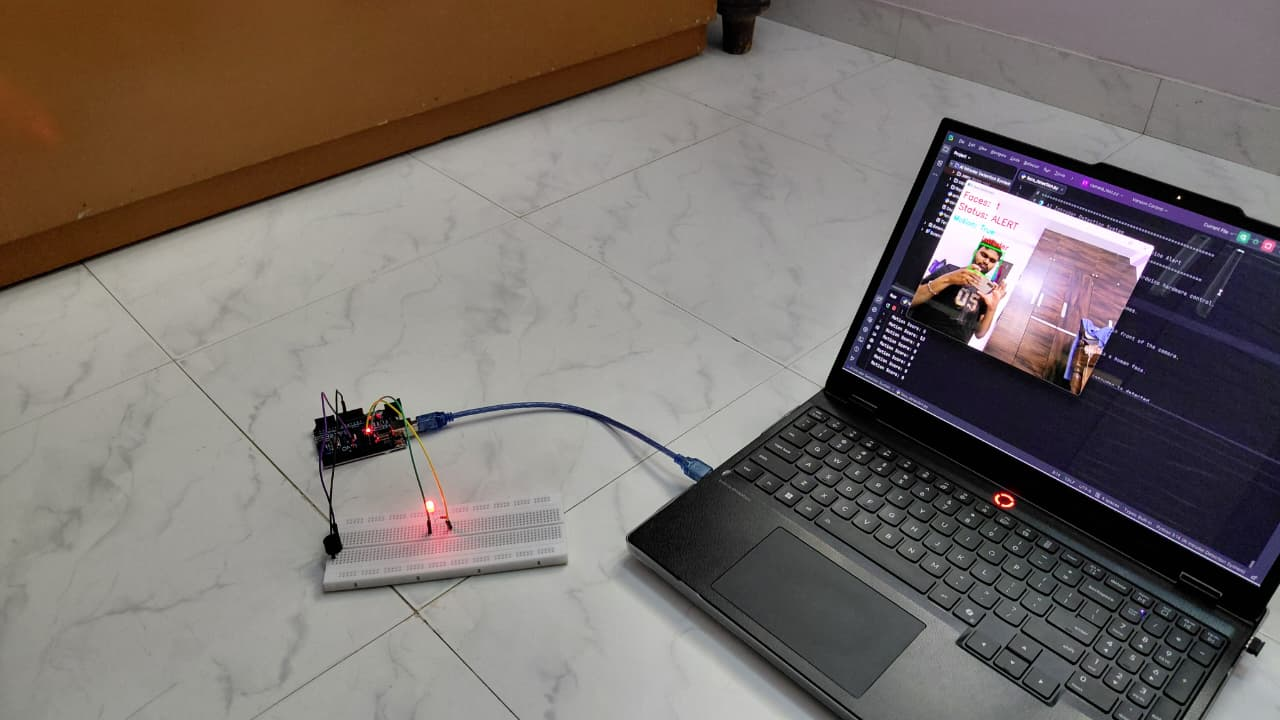
#> input picture images/Complete Vision Guard Hardware and AI Detection Prototype.jpeg, 1280 x 720 px, given in place of the camera
$ python face_detection.py
#> lines starting #> are read from the running program, lines starting #| are printed output that depends on the picture
# ============================================================
# 🛡️ VisionGuard Phase 2
#    AI Intruder Detection System
#    Motion Detection + Face Detection + ESP32 Alert
# ============================================================
#
# This project uses a laptop webcam and Python OpenCV to detect
# possible intruders.
#
# The system checks two things:
#
#   1. Motion
#      - Is something moving in front of the camera?
#
#   2. Face
#      - Is a human face visible?
#
# The system sends an alert to ESP32 only when BOTH conditions are true:
#
#       Motion detected + Face detected = Intruder Alert
#
# ESP32 then controls external hardware such as:
#   - LED
#   - Buzzer
#
# This code also includes safety handling for:
#   - ESP32 not connected
#   - ESP32 disconnected during runtime
#   - Camera not detected
#   - Camera blocked or too dark
#
# ============================================================


# ------------------------------------------------------------
# 📦 Import Required Libraries
# ------------------------------------------------------------

import os.path
# Used for checking whether a folder exists.
# Example:
#   We check if the "captures" folder exists before saving images.

import cv2
# OpenCV library.
# Used for:
#   - opening webcam
#   - reading video frames
#   - image processing
#   - motion detection
#   - face detection
#   - drawing text and rectangles on screen

# import winsound
# winsound is used for playing beep sounds on Windows.
# It is commented because this version uses ESP32 buzzer instead.

import time
# Used for:
#   - delay after connecting ESP32
#   - cooldown timing
#   - motion memory timing

import serial
# Used for USB serial communication between Python and ESP32.
# Python sends '1' or '0' to ESP32 through this library.


# ------------------------------------------------------------
# 🔌 ESP32 Serial Configuration
# ------------------------------------------------------------

ESP32_PORT = "COM4"
# This is the COM port where ESP32 is connected.
#
# On Windows, ESP32 usually appears as:
#   COM3, COM4, COM5, etc.
#
# If your ESP32 is connected to another port,
# change this value.

BAUD_RATE = 9600
# Baud rate means communication speed.
#
# This value must match the ESP32 code:
#
#   Serial.begin(9600);
#
# If Python and ESP32 use different baud rates,
# communication will not work properly.


# ------------------------------------------------------------
# 🔌 Connect Python Program to ESP32
# ------------------------------------------------------------
#
# We use try-except because ESP32 may not always be connected.
#
# Without try-except:
#   If ESP32 is unplugged, Python will crash.
#
# With try-except:
#   Python continues running.
#   Camera detection still works.
#   Only hardware alert is skipped.

try:
    esp32 = serial.Serial(ESP32_PORT, BAUD_RATE, timeout=1)

    # ESP32 may restart when serial connection opens.
    # So we wait 2 seconds to let ESP32 become ready.
    time.sleep(2)

    print("ESP32 connected successfully.")

except Exception as e:
    esp32 = None

    # If ESP32 connection fails, show the reason clearly.
    print("ESP32 connection failed:", e)


# ------------------------------------------------------------
# 🔌 Function: Send Signal to ESP32
# ------------------------------------------------------------
#
# This function sends alert commands to ESP32.
#
# signal = 1:
#   Send ON command to ESP32.
#   ESP32 should turn ON LED and buzzer.
#
# signal = 0:
#   Send OFF command to ESP32.
#   ESP32 should turn OFF LED and buzzer.
#
# Why b'1' and b'0'?
#   Serial communication sends bytes.
#   So we send byte values, not normal strings.

def send_to_esp32(signal):
    global esp32

    # First check whether ESP32 is connected.
    if esp32 is not None:

        try:
            if signal == 1:
                esp32.write(b'1')
                print("ESP32 Alert ON")

            else:
                esp32.write(b'0')
                print("ESP32 Alert OFF")

        except Exception as e:
            # This block runs if ESP32 disconnects while the program is running.
            print("ESP32 disconnected or write failed:", e)

            # Mark ESP32 as unavailable so future alerts are skipped safely.
            esp32 = None

    else:
        # If ESP32 is not connected, do not crash.
        # Only print message and continue AI detection.
        print("ESP32 not connected. Alert skipped.")


# ------------------------------------------------------------
# 📁 Create Folder for Captured Images
# ------------------------------------------------------------
#
# Intruder images will be saved inside the "captures" folder.
#
# If the folder does not exist, create it automatically.

if not os.path.exists("captures"):
    os.makedirs("captures")


# ------------------------------------------------------------
# 🔢 Initialize Important Variables
# ------------------------------------------------------------

image_count = 0
# Used to create unique image names.
#
# Example:
#   captures/intruder_0.jpg
#   captures/intruder_1.jpg
#   captures/intruder_2.jpg

last_capture_time = 0
# Stores the time when the last intruder image was saved.

cooldown = 5
# Minimum time gap between saving two images.
#
# Why cooldown is needed:
#   Without cooldown, the system may save many images every second.
#   That would waste storage and create duplicate images.

system_active = False
# Tracks whether ESP32 alert is currently ON or OFF.
#
# False:
#   Alert is OFF.
#
# True:
#   Alert is ON.
#
# Why this is important:
#   The webcam loop runs many times per second.
#   Without this variable, Python would repeatedly send ON commands
#   to ESP32 again and again.

last_motion_time = 0
# Stores the most recent time when motion was detected.

motion_hold_time = 2
# Keeps motion active for 2 seconds after detection.
#
# Why this helps:
#   Motion detection can flicker.
#   A person may stop moving for a moment.
#   This prevents alert from turning ON/OFF too quickly.

was_camera_blocked = False
# Stores whether the camera was previously blocked or too dark.
#
# This is useful because when the camera becomes visible again,
# we reset the motion baseline to avoid false motion alerts.


# ------------------------------------------------------------
# 🧠 STEP 1: Load Face Detection Model
# ------------------------------------------------------------
#
# Haar Cascade is a pre-trained OpenCV model.
# It detects human faces in an image.
#
# Important:
#   This is face detection, not face recognition.
#
# Face detection means:
#   "A face is present."
#
# Face recognition means:
#   "This face belongs to Omi or another known person."

face_cascade = cv2.CascadeClassifier(
    cv2.data.haarcascades + 'haarcascade_frontalface_default.xml'
)


# ------------------------------------------------------------
# 📷 STEP 2: Start Webcam
# ------------------------------------------------------------
#
# cv2.VideoCapture(0) opens the default webcam.
#
# 0 usually means:
#   laptop built-in camera
#
# If using external camera, sometimes you may need:
#   cv2.VideoCapture(1)

cap = cv2.VideoCapture(0)


# ------------------------------------------------------------
# ✅ Check Whether Camera Opened Successfully
# ------------------------------------------------------------
#
# cap.isOpened() checks if OpenCV successfully opened the camera.
#
# If camera is not available:
#   - show clear message
#   - turn ESP32 alert OFF
#   - close ESP32 safely
#   - exit program

if not cap.isOpened():
    print("Camera not detected or cannot be opened.")
    print("Please check camera permission, webcam connection, or camera index.")

    send_to_esp32(0)

    if esp32 is not None:
        try:
            esp32.close()
        except Exception as e:
            print("ESP32 close failed:", e)

    exit()


# ------------------------------------------------------------
# 🖼️ Capture First Frame for Motion Detection
# ------------------------------------------------------------
#
# Motion detection needs two frames:
#
#   1. Previous frame
#   2. Current frame
#
# Before starting the loop, we capture the first frame.
# This becomes the first previous frame.

ret, prev_frame = cap.read()
#> prev_frame is the input picture: shape (720, 1280, 3); mean B, G, R 108.1, 111.8, 119.6


# ------------------------------------------------------------
# ✅ Check Whether First Frame Was Captured
# ------------------------------------------------------------
#
# Sometimes camera opens, but frame is not received.
# This can happen if:
#   - camera is blocked
#   - camera is disabled
#   - camera is being used by another app
#   - permission issue exists

if not ret or prev_frame is None:
    print("Camera opened, but first frame could not be captured.")
    print("Please check if the camera is blocked, used by another app, or disabled.")

    cap.release()
    cv2.destroyAllWindows()

    send_to_esp32(0)

    if esp32 is not None:
        try:
            esp32.close()
        except Exception as e:
            print("ESP32 close failed:", e)

    exit()


# ------------------------------------------------------------
# 🔄 STEP 3: Main Video Processing Loop
# ------------------------------------------------------------
#
# This loop continuously:
#   - captures webcam frames
#   - checks if camera is blocked
#   - detects motion
#   - detects face
#   - decides SAFE or ALERT
#   - sends command to ESP32
#   - saves intruder image
#   - displays output window
#
# The loop ends when:
#   - camera fails
#   - user presses q

while True:

    # Capture current webcam frame.
    ret, frame = cap.read()

    # If frame is not received, stop safely.
    if not ret or frame is None:
        print("Camera frame not received. Please check webcam connection.")

        cap.release()
        cv2.destroyAllWindows()

        send_to_esp32(0)

        if esp32 is not None:
            try:
                esp32.close()
            except Exception as e:
                print("ESP32 close failed:", e)

        exit()


    # --------------------------------------------------------
    # 🚫 Camera Blocked / Too Dark Detection
    # --------------------------------------------------------
    #
    # Important point:
    #   Even if the camera is blocked, OpenCV may still receive frames.
    #
    # Example:
    #   If you cover the webcam with your hand or tape,
    #   OpenCV still gets a black/dark image.
    #
    # So ret may still be True.
    # That is why we check brightness separately.

    gray_check = cv2.cvtColor(frame, cv2.COLOR_BGR2GRAY)
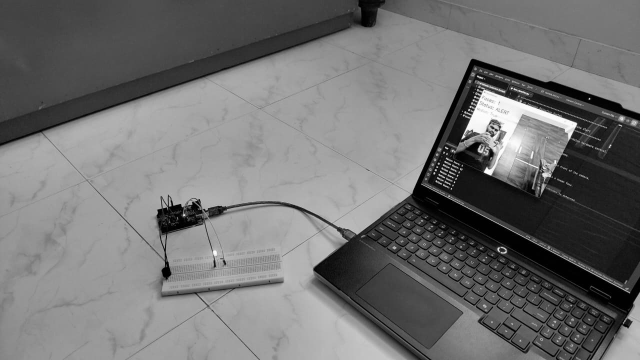
#> gray_check: shape (720, 1280) (shown at 1/2 size); min 0, max 255, mean 113.8

    # Convert frame to grayscale because brightness is easier to measure
    # in a single-channel gray image.

    average_brightness = cv2.mean(gray_check)[0]
#> average_brightness = 113.8

    # cv2.mean(gray_check)[0] gives average brightness.
    #
    # Very low brightness means:
    #   camera may be blocked
    #   or room may be too dark.

    camera_blocked = average_brightness < 10
#> camera_blocked = False

    # If average brightness is below 10,
    # treat it as camera blocked or too dark.
    #
    # You can tune this value:
    #   Increase it if camera block is not detected.
    #   Decrease it if dark room is wrongly treated as blocked.


    if camera_blocked:
        print("Camera may be blocked or too dark.")

        was_camera_blocked = True

        # If alert was ON, turn it OFF immediately.
        if system_active:
            send_to_esp32(0)
            system_active = False

        # Display warning directly on camera output window.
        cv2.putText(
            frame,
            "CAMERA BLOCKED / TOO DARK",
            (10, 150),
            cv2.FONT_HERSHEY_SIMPLEX,
            0.8,
            (0, 0, 255),
            2
        )

        cv2.imshow("Face Detection", frame)

        # Update previous frame so the blocked frame does not create
        # strange motion behavior later.
        prev_frame = frame.copy()

        # Allow user to exit even while camera is blocked.
        if cv2.waitKey(1) & 0xFF == ord('q'):
            break

        # Skip the rest of the loop.
        # No motion detection, no face detection, no alert.
        continue


    # --------------------------------------------------------
    # ✅ Camera Restored Handling
    # --------------------------------------------------------
    #
    # If camera was blocked earlier and is now visible again,
    # we reset the motion baseline.
    #
    # Why?
    #   The first visible frame after blockage may look very different
    #   from the blocked frame.
    #   Without reset, it may create a false motion alert.

    if was_camera_blocked:
        print("Camera view restored. Resetting motion baseline.")

        was_camera_blocked = False
        prev_frame = frame.copy()

        cv2.putText(
            frame,
            "CAMERA RESTORED",
            (10, 150),
            cv2.FONT_HERSHEY_SIMPLEX,
            0.8,
            (0, 255, 0),
            2
        )

        cv2.imshow("Face Detection", frame)

        if cv2.waitKey(1) & 0xFF == ord('q'):
            break

        # Skip this one frame after restore.
        # Next frame will use a clean baseline.
        continue


    # --------------------------------------------------------
    # 🎨 STEP 4: Motion Detection using Frame Difference
    # --------------------------------------------------------
    #
    # Motion detection idea:
    #
    #   If previous frame and current frame are different,
    #   something has moved.
    #
    # We compare:
    #   prev_frame  → old frame
    #   frame       → current frame

    prev_gray = cv2.cvtColor(prev_frame, cv2.COLOR_BGR2GRAY)
    curr_gray = cv2.cvtColor(frame, cv2.COLOR_BGR2GRAY)

    # Convert both frames to grayscale.
    #
    # Why grayscale?
    #   Motion detection does not need color.
    #   Grayscale is faster and simpler.


    prev_gray = cv2.GaussianBlur(prev_gray, (9, 9), 0)
    curr_gray = cv2.GaussianBlur(curr_gray, (9, 9), 0)

    # Gaussian blur smooths the image.
    #
    # Why blur is useful:
    #   It reduces camera noise and small light changes.
    #   This helps avoid false motion detection.


    diff = cv2.absdiff(prev_gray, curr_gray)
#> diff: shape (720, 1280); every value is 0

    # Calculates difference between old and current frame.
    #
    # Bright areas:
    #   changed pixels
    #
    # Dark areas:
    #   unchanged pixels


    _, thresh = cv2.threshold(diff, 40, 255, cv2.THRESH_BINARY)

    # Threshold converts the difference image into black and white.
    #
    # If difference > 40:
    #   pixel becomes white.
    #
    # If difference <= 40:
    #   pixel becomes black.
    #
    # White pixels represent motion.


    thresh = cv2.dilate(thresh, None, iterations=2)

    # Dilation expands white regions.
    #
    # Why?
    #   Motion regions may appear broken into small parts.
    #   Dilation joins them and makes motion area clearer.


    # --------------------------------------------------------
    # 📦 Motion Area Detection using Contours
    # --------------------------------------------------------
    #
    # Contours are outlines/boundaries of white regions.
    #
    # Since white regions represent motion,
    # contours help us locate the moving area.

    contours, _ = cv2.findContours(
        thresh,
        cv2.RETR_EXTERNAL,
        cv2.CHAIN_APPROX_SIMPLE
    )
#> contours = []


    # --------------------------------------------------------
    # 🔵 Draw Largest Motion Area
    # --------------------------------------------------------
    #
    # Instead of drawing many small boxes,
    # we draw only the largest motion area.
    #
    # This makes the output clean and easy to understand.

    if contours:
        largest_contour = max(contours, key=cv2.contourArea)

        if cv2.contourArea(largest_contour) > 3000:
            # Ignore tiny movement/noise below 3000 area.

            x, y, w, h = cv2.boundingRect(largest_contour)

            # Draw blue rectangle around motion area.
            cv2.rectangle(
                frame,
                (x, y),
                (x + w, y + h),
                (255, 0, 0),
                2
            )

            # Add "Motion" label.
            cv2.putText(
                frame,
                "Motion",
                (x, y - 10),
                cv2.FONT_HERSHEY_SIMPLEX,
                0.6,
                (255, 0, 0),
                2
            )


    # --------------------------------------------------------
    # 📊 Calculate Motion Score
    # --------------------------------------------------------

    motion_score = cv2.countNonZero(thresh)
#> motion_score = 0

    # countNonZero counts white pixels in threshold image.
    #
    # More white pixels = more motion.
    # Fewer white pixels = less motion.

    motion_detected = motion_score > 7000
#> motion_detected = False

    # If motion score is greater than 7000,
    # treat it as significant motion.
    #
    # Tuning:
    #   Increase 7000 if false alerts happen.
    #   Decrease 7000 if real movement is missed.


    if motion_detected:
        last_motion_time = time.time()

    # Store the time when motion was detected.


    recent_motion = (time.time() - last_motion_time) < motion_hold_time

    # Motion memory:
    #   Keeps motion active for 2 seconds after detection.
    #
    # This prevents flickering when motion briefly drops.

    print("Motion Score:", motion_score)
#| Motion Score: 0

    # Shows motion score in terminal for testing.

    prev_frame = frame.copy()

    # Update previous frame for next loop.
    # Current frame becomes previous frame in the next cycle.


    # --------------------------------------------------------
    # 🔍 STEP 5: Face Detection
    # --------------------------------------------------------
    #
    # Face detection is done after motion processing.
    #
    # detectMultiScale returns face boxes:
    #   x = left position
    #   y = top position
    #   w = width
    #   h = height

    faces = face_cascade.detectMultiScale(
        curr_gray,
        scaleFactor=1.2,
        minNeighbors=4,
        minSize=(60, 60)
    )
#> faces = ()

    # scaleFactor:
    #   Controls how the image is resized during face scanning.
    #
    # minNeighbors:
    #   Controls strictness of detection.
    #
    # minSize:
    #   Ignores very small face-like objects.


    # --------------------------------------------------------
    # 📊 Display Face Count and Motion Status
    # --------------------------------------------------------

    cv2.putText(
        frame,
        f"Faces: {len(faces)}",
        (10, 30),
        cv2.FONT_HERSHEY_SIMPLEX,
        1,
        (0, 0, 255),
        2
    )

    cv2.putText(
        frame,
        f"Motion: {recent_motion}",
        (10, 110),
        cv2.FONT_HERSHEY_SIMPLEX,
        0.8,
        (255, 255, 0),
        2
    )


    # --------------------------------------------------------
    # 🚦 STEP 6: Decide SAFE / ALERT Status
    # --------------------------------------------------------

    status = "ALERT" if (recent_motion and len(faces) > 0) else "SAFE"
#> status = 'SAFE'

    # ALERT only when:
    #   recent motion is True
    #   and at least one face is detected.

    color = (0, 0, 255) if status == "ALERT" else (0, 255, 0)
#> color = (0, 255, 0)

    # OpenCV uses BGR format:
    #   Red   = (0, 0, 255)
    #   Green = (0, 255, 0)

    cv2.putText(
        frame,
        f"Status: {status}",
        (10, 70),
        cv2.FONT_HERSHEY_SIMPLEX,
        1,
        color,
        2
    )
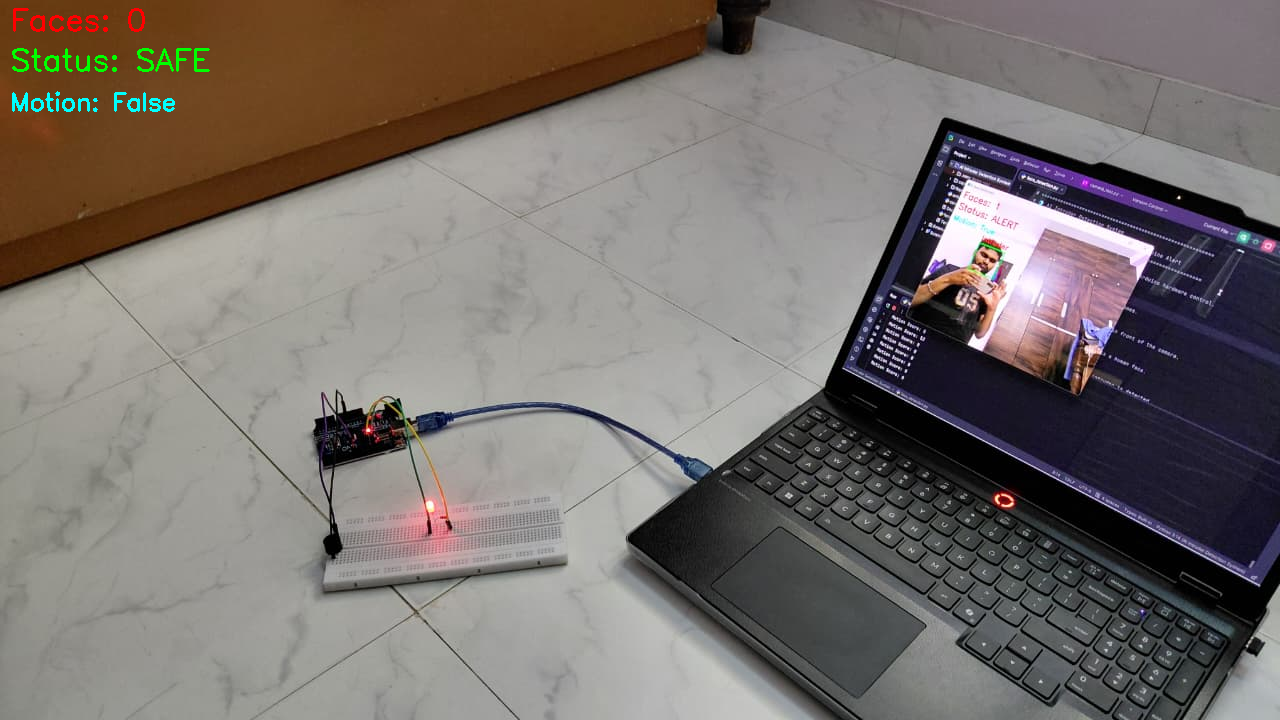
#> frame: shape (720, 1280, 3); mean B, G, R 108.3, 112.3, 119.5


    # --------------------------------------------------------
    # 🚨 STEP 7: State-Based Intruder Handling
    # --------------------------------------------------------
    #
    # This part controls:
    #   - ESP32 alert ON/OFF
    #   - image saving
    #
    # State-based logic means:
    #   Send ON signal only once when intruder appears.
    #   Send OFF signal only once when intruder disappears.

    current_time = time.time()

    if recent_motion and len(faces) > 0:

        if not system_active:
            print("Intruder Detected!")

            send_to_esp32(1)
            # Sends ON command to ESP32.

            # winsound.Beep(1000, 500)
            # Optional laptop beep if needed.

            system_active = True

        # Save image only after cooldown.
        if current_time - last_capture_time > cooldown:
            filename = f"captures/intruder_{image_count}.jpg"

            cv2.imwrite(filename, frame)

            image_count += 1
            last_capture_time = current_time

    else:

        if system_active:
            send_to_esp32(0)
            # Sends OFF command to ESP32.

            system_active = False


    # --------------------------------------------------------
    # 🟩 STEP 8: Draw Face Bounding Boxes
    # --------------------------------------------------------

    for (x, y, w, h) in faces:

        cv2.putText(
            frame,
            "Intruder",
            (x, y - 10),
            cv2.FONT_HERSHEY_SIMPLEX,
            0.8,
            (0, 0, 255),
            2
        )

        cv2.rectangle(
            frame,
            (x, y),
            (x + w, y + h),
            (0, 255, 0),
            2
        )
#> this loop made 0 passes


    # --------------------------------------------------------
    # 🖥️ STEP 9: Display Final Output
    # --------------------------------------------------------

    cv2.imshow("Face Detection", frame)


    # --------------------------------------------------------
    # ⌨️ Exit Condition
    # --------------------------------------------------------
    #
    # Press q to quit.

    if cv2.waitKey(1) & 0xFF == ord('q'):
#> (key q is pressed here)
#> (the rest of the program and of its run is left out)
